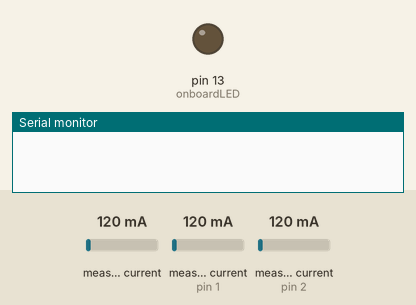
Simulated run of this sketch. Board: Arduino Uno, built with avr-gcc and run on an emulated ATmega328P. Parts: output pins drawn as LEDs (lit = HIGH), the last lines printed to the serial monitor. Inputs (shaded band) come from the test bench; at power-on: measured current 120 mA, measured current (sensors on pin 1, pin 2) 120 mA. No radio packets arrive unless stated; pins used as bus, display or sensor lines are not drawn.

Above: at 0.1 s.
At 0.68 s:
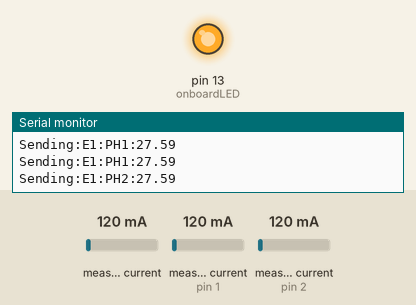
Timing chart, 0 to 2.3 s (numbered marks = the images above):
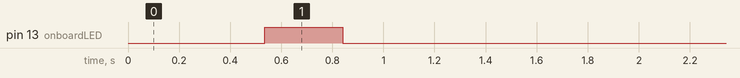

The sketch:

emon_3p_rf.ino
```cpp
#include "EmonLib.h"                   // Include Emon Library
#include <RH_ASK.h>
#include <SPI.h> // Not actually used but needed to compile
//#include "LowPower.h"

#define DONE_PINE 2

EnergyMonitor emon_p1, emon_p2, emon_p3;
int onboardLED = 13;
int BATTERY_SENSE_PIN = A3;
char msg[40];
const char* deviceId = "E1";
double supplyVoltage;

//RH_ASK driver;
 RH_ASK driver; //transmit on pin 12


void setup() {
    analogReference(DEFAULT);
    pinMode(DONE_PINE, OUTPUT);
    digitalWrite(DONE_PINE, LOW);
    Serial.begin(9600);
    if (!driver.init())
        Serial.println("init failed");
    pinMode(onboardLED, OUTPUT);
    emon_p1.current(0, 90);             // Current: input pin, calibration.
    emon_p2.current(1, 90);             // Current: input pin, calibration.
    emon_p3.current(2, 90);             // Current: input pin, calibration.
    supplyVoltage = emon_p1.readVcc()/1000.0;
}

void doubleToString(double d, char* localBuffer, int bufferlen){
  memset(localBuffer, 0, sizeof(localBuffer));
  int whole = (int)d;
  int fraction = (int)((d - whole) * 100); // For two decimal points
  snprintf(localBuffer, 8, "%i.%i", whole, fraction);
}

void sendSensorData(char* deviceId){
    double watts_p1 = emon_p1.calcIrms(1480) * 230;  // Calculate Irms only nd convert to Watts
    double watts_p2 = emon_p2.calcIrms(1480) * 230;  // Calculate Irms only nd convert to Watts
    double watts_p3 = emon_p3.calcIrms(1480) * 230;  // Calculate Irms only nd convert to Watts

    char sensorDataBuffer[30];
    char sensor1StringData[8];
    char sensor2StringData[8];
    char sensor3StringData[8];

    doubleToString(watts_p1, sensor1StringData, 8);
    doubleToString(watts_p2, sensor2StringData, 8);
    doubleToString(watts_p3, sensor3StringData, 8);

    snprintf(sensorDataBuffer, 30, "%s", sensor1StringData);
    //send PH1 twice for gain reasons
    sendData(deviceId, "PH1", sensorDataBuffer);
    sendData(deviceId, "PH1", sensorDataBuffer);

    memset(sensorDataBuffer, 0, sizeof(sensorDataBuffer));

    snprintf(sensorDataBuffer, 30, "%s", sensor2StringData);
    sendData(deviceId, "PH2", sensorDataBuffer);
    memset(sensorDataBuffer, 0, sizeof(sensorDataBuffer));

    snprintf(sensorDataBuffer, 30, "%s", sensor3StringData);
    sendData(deviceId, "PH3", sensorDataBuffer);

//    snprintf(sensorDataBuffer, 30, "%s;%s;%s", sensor1StringData, sensor2StringData, sensor3StringData);
//    sendData(deviceId, "ENE", sensorDataBuffer);
}

void sendData(char* deviceId, char* type, char* data){
    memset(msg, 0, sizeof(msg));
    snprintf(msg, sizeof(msg), "%s:%s:%s", deviceId, type, data);
    Serial.print("Sending:");
    Serial.println(msg);
    digitalWrite(13, true); // Turn on a light to show transmitting
    driver.send((uint8_t *)msg, strlen(msg));
    driver.waitPacketSent();
    digitalWrite(13, false); // Turn off a light after transmission
}

void sendBatteryData(char* deviceId){
    memset(msg, 0, sizeof(msg));
    char batStr[8];
    doubleToString(getBatteryLevel(), batStr, 8);
    sendData(deviceId, "BAT", batStr);
}

double getBatteryLevel(){
    int sensorValue = analogRead(BATTERY_SENSE_PIN);

    // 1M, 470K divider across battery and using internal ADC ref of 1.1V
    // Sense point is bypassed with 0.1 uF cap to reduce noise at that point
    // ((1e6+470e3)/470e3)*3.3 = Vmax = 10.41 Volts
    // 10.41/1023 = Volts per bit = 0.010180945

    double voltsPerBit = (3.12765957447 * supplyVoltage) / 1023;
    //double batteryV  = sensorValue * 0.010180945;
    double batteryV  = sensorValue * voltsPerBit;
    Serial.print("supplyVoltage:");
    Serial.println(supplyVoltage);
    Serial.print(F("Battery Voltage: "));
    Serial.print(batteryV);
    Serial.println(" V");
    return batteryV;
}

void signalDone(){
  while (1) {
    digitalWrite(DONE_PINE, HIGH);
    delay(1);
    digitalWrite(DONE_PINE, LOW);
    delay(1);
  }
}

void loop() {

    sendSensorData(deviceId);
    sendBatteryData(deviceId);
    //delay(2000);
    //LowPower.powerDown(SLEEP_4S, ADC_OFF, BOD_OFF);
        //send the done signal so tpl5110 can put us back to sleep
    signalDone();
}
```

Measured:
- by itself, pin 13 (onboardLED): LOW → HIGH at 0.54 s, → LOW 0.31 s later
